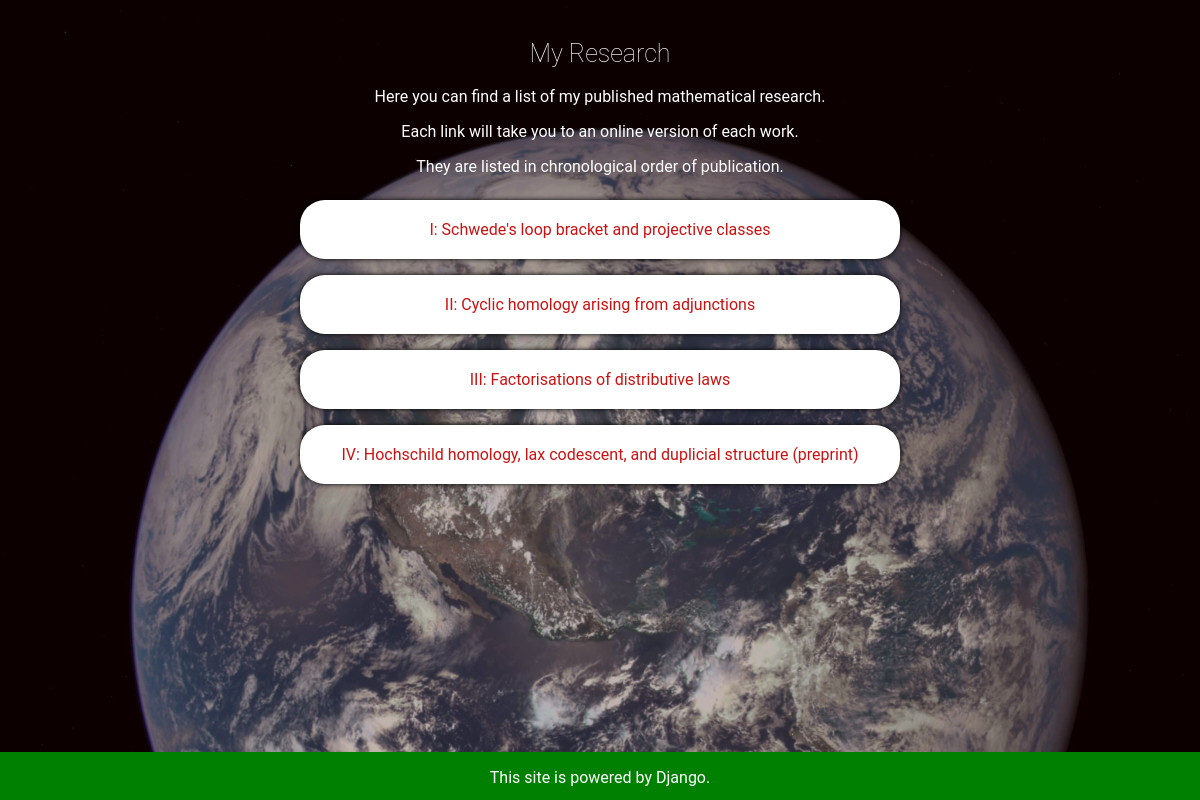
Screenshot of /research/ with the database file from the repository.
### research/models.py (models this page shows, shortened)
@python_2_unicode_compatible
class Paper(models.Model):
    doi = models.CharField(max_length=200, blank=True, null=True)
    title = models.CharField(max_length=500)
    coauthors = models.ManyToManyField(Coauthor, blank=True, null=True)
    publish_date = models.DateField('date published', blank=True, null=True)
    address = models.URLField(max_length=200)

### research/views.py (the view)
# urls.py: url(r'^research/', include('research.urls', namespace="research")),
def research(request):
    latest_papers = Paper.objects.order_by('publish_date')
    context = {'latest_papers': latest_papers,
    }
    return render(request, 'research/index.html', context)

### research/templates/research/index.html (shortened to what this page needs)
{% load staticfiles %}
<!DOCTYPE HTML>
<html>
<head>
<link rel="stylesheet" type="text/css"
      href="{%  static 'research/index.css' %}"/>
</head>
<div id="wrapper">
<div id="about">
    <div class="container">
        <h2>My Research</h2>
        <p>
Here you can find
a list of my published mathematical research.
        </p>
        <p>Each link
will take you to an online version of each work.
        </p>
        <p>They are
listed in chronological order of publication.
        </p>
        <p>
            {% for paper in latest_papers %}
                <a target ="_blank" href="{{ paper.address }}">{{ paper.title }}</a>
            {% endfor %}
        </p>
    <br/></div>
</div>
<div id="footer">
    <div class="container">
        <p>This site is powered by Django.</p>
    </div>
</div>
</div>
</html>

### research/static/research/index.css (style rules this page uses)
html { font-family: Roboto, Helvetica, Arial, sans-serif; color: white; }
html, body { margin:0; padding:0; height:100%; }
#wrapper { min-height:100%; position:relative; }
#about { text-align: center; padding-bottom: 3em; background-size: cover; }
#about { text-align: center; font-family: Roboto, sans-serif; padding: 20px 5%; color: white; }
#about h2 { font-weight: 200; font-size: 25px; line-height: 1em; text-align: center; }
#footer { background:green; width:100%; height: 3em; position:absolute; bottom:0; left:0; text-align: center; background-color: green; background-size: cover; }
#about a { clear: both; display: inline-block; text-decoration: none; padding: 20px 5%; color: #cc1111; background-color: white; background-size: cover; width: 75%; margin: 1% 0%; box-sizing: border-box; box-shadow: black 0 0 5px; border-radius: 25px; }
.container { margin: auto; max-width: 800px; }
html { background-image: linear-gradient( rgba(40, 0, 0, 0.3), rgba(40, 0, 0, 0.3) ), url(earth.jpg); background-size: cover; }

### rows the page displays
Paper: title "I: Schwede's loop bracket and projective classes"
Paper: title "II: Cyclic homology arising from adjunctions"
Paper: title "III: Factorisations of distributive laws"
Paper: title "IV: Hochschild homology, lax codescent, and duplicial structure (preprint)"
